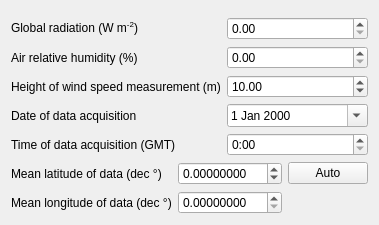
                   <widget class="QWidget" name="scrollAreaWidgetContents_6">
                    <property name="geometry">
                     <rect>
                      <x>0</x>
                      <y>0</y>
                      <width>348</width>
                      <height>212</height>
                     </rect>
                    </property>
                    <property name="sizePolicy">
                     <sizepolicy hsizetype="Expanding" vsizetype="Expanding">
                      <horstretch>0</horstretch>
                      <verstretch>0</verstretch>
                     </sizepolicy>
                    </property>
                    <layout class="QGridLayout" name="gridLayout_23">
                     <item row="3" column="0">
                      <spacer name="verticalSpacer_8">
                       <property name="orientation">
                        <enum>Qt::Vertical</enum>
                       </property>
                       <property name="sizeHint" stdset="0">
                        <size>
                         <width>20</width>
                         <height>40</height>
                        </size>
                       </property>
                      </spacer>
                     </item>
                     <item row="0" column="0">
                      <layout class="QGridLayout" name="gridLayout_10">
                       <property name="topMargin">
                        <number>6</number>
                       </property>
                       <item row="0" column="0">
                        <widget class="QLabel" name="label_24">
                         <property name="toolTip">
                          <string>&lt;html&gt;&lt;head/&gt;&lt;body&gt;&lt;p&gt;Set value of global radiation measured during spectral and temperature data acquisition.&lt;/p&gt;&lt;/body&gt;&lt;/html&gt;</string>
                         </property>
                         <property name="text">
                          <string>&lt;html&gt;&lt;head/&gt;&lt;body&gt;&lt;p&gt;Global radiation (W m&lt;span style=&quot; vertical-align:super;&quot;&gt;-2&lt;/span&gt;)&lt;/p&gt;&lt;/body&gt;&lt;/html&gt;</string>
                         </property>
                        </widget>
                       </item>
                       <item row="0" column="1">
                        <widget class="QDoubleSpinBox" name="dsb_global">
                         <property name="sizePolicy">
                          <sizepolicy hsizetype="Expanding" vsizetype="Fixed">
                           <horstretch>0</horstretch>
                           <verstretch>0</verstretch>
                          </sizepolicy>
                         </property>
                         <property name="toolTip">
                          <string>&lt;html&gt;&lt;head/&gt;&lt;body&gt;&lt;p&gt;Set value of global radiation measured during spectral and temperature data acquisition.&lt;/p&gt;&lt;/body&gt;&lt;/html&gt;</string>
                         </property>
                         <property name="maximum">
                          <double>9999.000000000000000</double>
                         </property>
                        </widget>
                       </item>
                       <item row="1" column="0">
                        <widget class="QLabel" name="label_25">
                         <property name="toolTip">
                          <string>Set the air relative humidity measured at meteostation (%) </string>
                         </property>
                         <property name="text">
                          <string>Air relative humidity (%)</string>
                         </property>
                        </widget>
                       </item>
                       <item row="1" column="1">
                        <widget class="QDoubleSpinBox" name="dsb_humid">
                         <property name="sizePolicy">
                          <sizepolicy hsizetype="Expanding" vsizetype="Fixed">
                           <horstretch>0</horstretch>
                           <verstretch>0</verstretch>
                          </sizepolicy>
                         </property>
                         <property name="toolTip">
                          <string>Set the air relative humidity measured at meteostation (%) </string>
                         </property>
                         <property name="maximum">
                          <double>100.000000000000000</double>
                         </property>
                        </widget>
                       </item>
                       <item row="2" column="0">
                        <widget class="QLabel" name="label_26">
                         <property name="text">
                          <string>Height of wind speed measurement (m)</string>
                         </property>
                        </widget>
                       </item>
                       <item row="2" column="1">
                        <widget class="QDoubleSpinBox" name="dsb_hwind">
                         <property name="sizePolicy">
                          <sizepolicy hsizetype="Expanding" vsizetype="Fixed">
                           <horstretch>0</horstretch>
                           <verstretch>0</verstretch>
                          </sizepolicy>
                         </property>
                         <property name="prefix">
                          <string/>
                         </property>
                         <property name="suffix">
                          <string/>
                         </property>
                         <property name="value">
                          <double>10.000000000000000</double>
                         </property>
                        </widget>
                       </item>
                       <item row="3" column="0">
                        <widget class="QLabel" name="label_27">
                         <property name="text">
                          <string>Date of data acquisition</string>
                         </property>
                        </widget>
                       </item>
                       <item row="3" column="1">
                        <widget class="QDateEdit" name="dateEdit">
                         <property name="sizePolicy">
                          <sizepolicy hsizetype="Expanding" vsizetype="Fixed">
                           <horstretch>0</horstretch>
                           <verstretch>0</verstretch>
                          </sizepolicy>
                         </property>
                         <property name="calendarPopup">
                          <bool>true</bool>
                         </property>
                        </widget>
                       </item>
                       <item row="4" column="0">
                        <widget class="QLabel" name="label_10">
                         <property name="text">
                          <string>Time of data acquisition (GMT)</string>
                         </property>
                        </widget>
                       </item>
                       <item row="4" column="1">
                        <widget class="QTimeEdit" name="timeEdit">
                         <property name="sizePolicy">
                          <sizepolicy hsizetype="Expanding" vsizetype="Fixed">
                           <horstretch>0</horstretch>
                           <verstretch>0</verstretch>
                          </sizepolicy>
                         </property>
                         <property name="correctionMode">
                          <enum>QAbstractSpinBox::CorrectToPreviousValue</enum>
                         </property>
                         <property name="displayFormat">
                          <string>H:mm</string>
                         </property>
                         <property name="calendarPopup">
                          <bool>false</bool>
                         </property>
                         <property name="currentSectionIndex">
                          <number>0</number>
                         </property>
                         <property name="timeSpec">
                          <enum>Qt::UTC</enum>
                         </property>
                        </widget>
                       </item>
                      </layout>
                     </item>
                     <item row="2" column="0">
                      <layout class="QGridLayout" name="gridLayout_15">
                       <item row="0" column="0">
                        <widget class="QLabel" name="label_28">
                         <property name="text">
                          <string>Mean latitude of data (dec °)</string>
                         </property>
                        </widget>
                       </item>
                       <item row="0" column="2">
                        <widget class="QPushButton" name="b_auto_latlong">
                         <property name="sizePolicy">
                          <sizepolicy hsizetype="Fixed" vsizetype="Fixed">
                           <horstretch>0</horstretch>
                           <verstretch>0</verstretch>
                          </sizepolicy>
                         </property>
                         <property name="toolTip">
                          <string>Automatically retrieves latitude and longitude (if known by SRS).</string>
                         </property>
                         <property name="text">
                          <string>Auto</string>
                         </property>
                        </widget>
                       </item>
                       <item row="1" column="0">
                        <widget class="QLabel" name="label_29">
                         <property name="text">
                          <string>Mean longitude of data (dec °)</string>
                         </property>
                        </widget>
                       </item>
                       <item row="0" column="1">
                        <widget class="QDoubleSpinBox" name="dsb_lat">
                         <property name="sizePolicy">
                          <sizepolicy hsizetype="Expanding" vsizetype="Fixed">
                           <horstretch>0</horstretch>
                           <verstretch>0</verstretch>
                          </sizepolicy>
                         </property>
                         <property name="decimals">
                          <number>8</number>
                         </property>
                         <property name="minimum">
                          <double>-90.000000000000000</double>
                         </property>
                         <property name="maximum">
                          <double>90.989999999999995</double>
                         </property>
                        </widget>
                       </item>
                       <item row="1" column="1">
                        <widget class="QDoubleSpinBox" name="dsb_long">
                         <property name="sizePolicy">
                          <sizepolicy hsizetype="Expanding" vsizetype="Fixed">
                           <horstretch>0</horstretch>
                           <verstretch>0</verstretch>
                          </sizepolicy>
                         </property>
                         <property name="decimals">
                          <number>8</number>
                         </property>
                         <property name="maximum">
                          <double>360.000000000000000</double>
                         </property>
                        </widget>
                       </item>
                      </layout>
                     </item>
                     <item row="1" column="0">
                      <spacer name="verticalSpacer_9">
                       <property name="orientation">
                        <enum>Qt::Vertical</enum>
                       </property>
                       <property name="sizeType">
                        <enum>QSizePolicy::Preferred</enum>
                       </property>
                       <property name="sizeHint" stdset="0">
                        <size>
                         <width>20</width>
                         <height>10</height>
                        </size>
                       </property>
                      </spacer>
                     </item>
                    </layout>
                   </widget>
